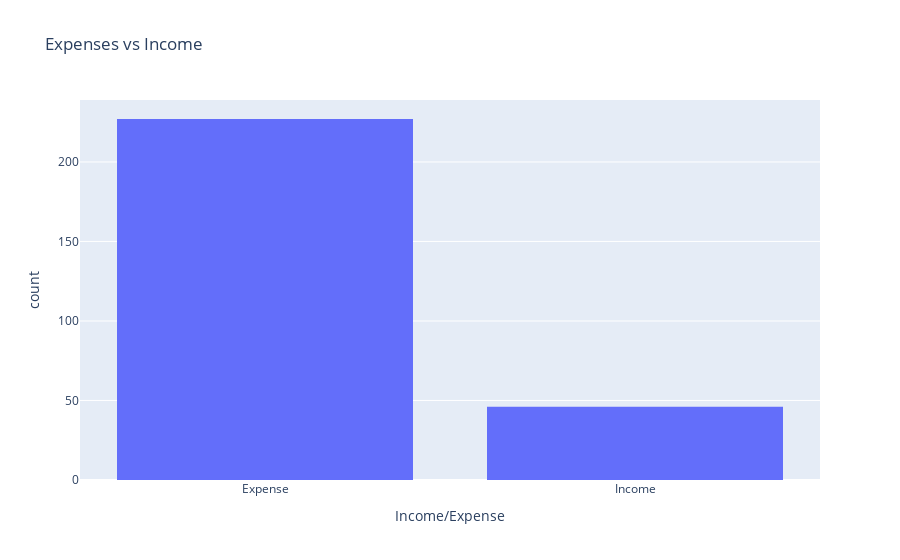

The cell this chart's notebook holds for it:
### Code cell
px.histogram(expense_df,'Income/Expense',title='Expenses vs Income')

### Figure 1 — Plotly figure (JSON) as saved in the notebook; plotly's stock layout.template omitted (floating-point values rounded to 4 significant figures; data arrays with more than 128 entries replaced by an {"elided": "..."} marker saying what was removed)
{"data": [{"alignmentgroup": "True", "bingroup": "x", "hovertemplate": "Income/Expense=%{x}<br>count=%{y}<extra></extra>", "legendgroup": "", "marker": {"color": "#636efa", "pattern": {"shape": ""}}, "name": "", "offsetgroup": "", "orientation": "v", "showlegend": false, "type": "histogram", "x": {"elided": "273 str values"}, "xaxis": "x", "yaxis": "y"}], "layout": {"autosize": true, "barmode": "relative", "legend": {"tracegroupgap": 0}, "title": {"text": "Expenses vs Income"}, "xaxis": {"anchor": "y", "autorange": true, "domain": [0, 1], "range": [-0.5, 1.5], "title": {"text": "Income/Expense"}, "type": "category"}, "yaxis": {"anchor": "x", "autorange": true, "domain": [0, 1], "range": [0, 238.9], "title": {"text": "count"}}}}
